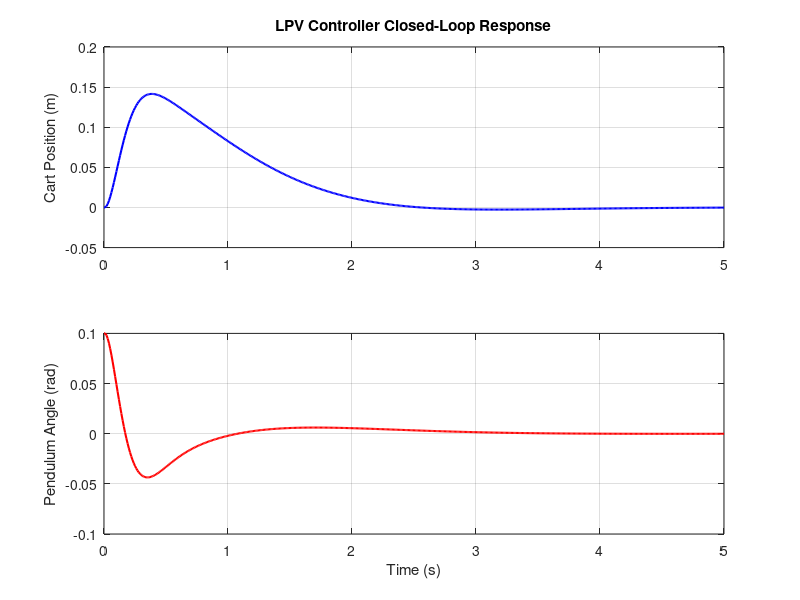

The MATLAB source for this figure:
%% Model Parameters
m_w = 0.432;      % mass of each wheel [kg]
m_p = 5.0;        % mass of the pendulum [kg]
I_w = 1/2 * m_w * (0.0726)^2;     % moment of inertia of each wheel [kg*m^2]
I_p = 5 * (0.4)^2;                % moment of inertia of the pendulum [kg*m^2]
l   = 0.4;      % Length of the pendulum [m]
r   = 0.0726;   % wheel radius [m]
g   = 9.81;     % acceleration due to gravity [m/s^2]

% Common terms
a = 2*m_w + m_p + 2*I_w/r^2;    
b = m_p * l;
c = m_p * l^2 + I_p;
d = m_p * g * l;

Delta = a*c - b^2; 

%% Define the nominal state-space model (at p = 0)
A = [ 0,     1,                      0,              0;
      0,     0,               -b*d/Delta,              0;
      0,     0,                      0,              1;
      0,     0,                a*d/Delta,              0];

B = [ 0;
      c/Delta;
      0;
     -b/Delta];

C = [1, 0, 0, 0; 
     0, 0, 1, 0];  
D = [0; 0];

%% LQR design weighting matrices (used at each operating point)
Q = diag([100, 1, 1000, 1]);  
R = 0.01; 

%% LPV Gain Scheduling Design
% Define a range for the scheduling parameter p (here, pendulum angle deviation)
p_range = linspace(-0.1, 0.1, 5);  % for example, from -0.1 rad to 0.1 rad
numPoints = length(p_range);

% Preallocate array to store LQR gains for each operating point
K_schedule = zeros(numPoints, size(B,2), size(A,1));

% Loop over the scheduling parameter range and compute LQR gains
for i = 1:numPoints
    p = p_range(i);
    
    % Modify the gravitational effect based on the pendulum angle.
    % For small deviations, you might use: d_eff = m_p*g*l*cos(p)
    d_eff = m_p * g * l * cos(p);
    
    % Modify the A matrix accordingly. Here we assume that only the (4,3) element changes.
    A_lpv = A;
    A_lpv(4,3) = a * d_eff / Delta;
    
    % Compute LQR gain at this operating point
    K_schedule(i,:,:) = lqr(A_lpv, B, Q, R);
end

%% Create a Gain Interpolation Function
% This function returns the controller gain for any current value of the scheduling parameter p.
K_interp = @(p_val) interp1(p_range, squeeze(K_schedule), p_val, 'linear', 'extrap');

%% Simulation of Closed-Loop LPV Controlled System
% Simulation parameters
dt = 0.01;
T = 5;
time = 0:dt:T;

% Initial state: note that the third element is the pendulum angle deviation
x0 = [0; 0; 0.1; 0];  
x = zeros(4, length(time));
x(:,1) = x0;
u = zeros(1, length(time));

% For simulation, we use the nominal A matrix (you can also update A in the loop if desired)
% Here, we assume that the plant dynamics are affected by p just as in our gain design.
for k = 1:length(time)-1
    % The current scheduling parameter is taken as the pendulum angle deviation (x(3))
    p_current = x(3,k);
    
    % Interpolate to get the current controller gain K
    K_current = K_interp(p_current);
    
    % Control law: u = -K(x)*x
    u(k) = -K_current * x(:,k);
    
    % Update state (using Euler integration for simplicity)
    % For a more accurate simulation, consider using ODE solvers.
    x_dot = A * x(:,k) + B * u(k);
    x(:,k+1) = x(:,k) + dt * x_dot;
end

%% Plot Results
figure;
subplot(2,1,1);
plot(time, x(1,:), 'b', 'LineWidth',1.5);
ylabel('Cart Position (m)');
title('LPV Controller Closed-Loop Response');
grid on;

subplot(2,1,2);
plot(time, x(3,:), 'r', 'LineWidth',1.5);
ylabel('Pendulum Angle (rad)');
xlabel('Time (s)');
grid on;

% Desired reference is zero for both cart position and pendulum angle
desired_reference = 0;
tolerance = 0.01;  % Tolerance for settling time

% Responses
position_response = x(1,:);  % Cart/Wheel Position
angle_response = x(3,:);     % Pendulum Angle

% Deviations from desired reference
position_deviation = abs(position_response - desired_reference);
angle_deviation = abs(angle_response - desired_reference);

% Settling time for cart position
settling_index_pos = find(position_deviation > tolerance, 1, 'last');
if ~isempty(settling_index_pos)
    settling_time_position = time(settling_index_pos);
else
    settling_time_position = 0;
end

% Settling time for pendulum angle
settling_index_ang = find(angle_deviation > tolerance, 1, 'last');
if ~isempty(settling_index_ang)
    settling_time_angle = time(settling_index_ang);
else
    settling_time_angle = 0;
end

fprintf('Manual Settling Time:\n');
fprintf(' - Cart Position     : %.3f seconds\n', settling_time_position);
fprintf(' - Pendulum Angle    : %.3f seconds\n', settling_time_angle);
